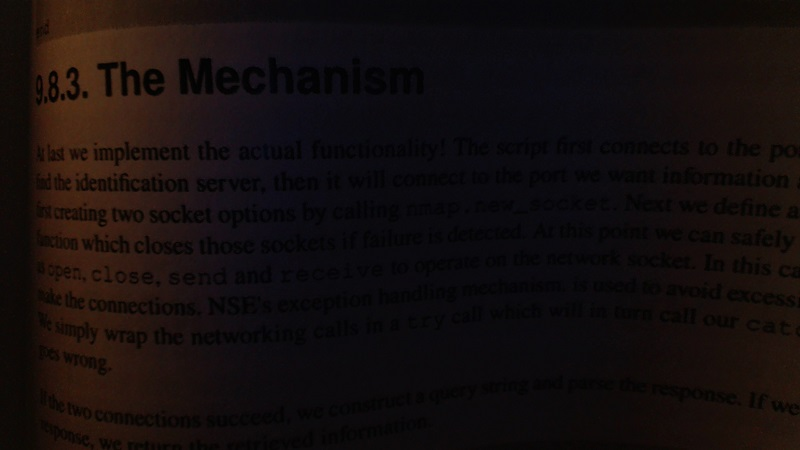
#> input picture OpenCV/Sentdex/drawingOnimg/bookpage.jpg, 800 x 450 px, given in place of the camera
$ python color_filter_webcam.py
#> lines starting #> are read from the running program, lines starting #| are printed output that depends on the picture; after the words box and inside, x2 and y2 are one past the last pixel; in counts of white or black regions, pixels touching at a corner belong together
import cv2
import numpy as np

cap = cv2.VideoCapture(0)

while(1):
    _, frame = cap.read()
#> frame is the input picture: shape (450, 800, 3); mean B, G, R 13.4, 13.6, 20.3
    hsv = cv2.cvtColor(frame, cv2.COLOR_BGR2HSV)
#> hsv: shape (450, 800, 3); mean H, S, V 81.2, 108.8, 21.8

    lower_red = np.array([0, 18, 60])
    upper_red = np.array([20, 255, 255])

    mask = cv2.inRange(hsv, lower_red, upper_red)
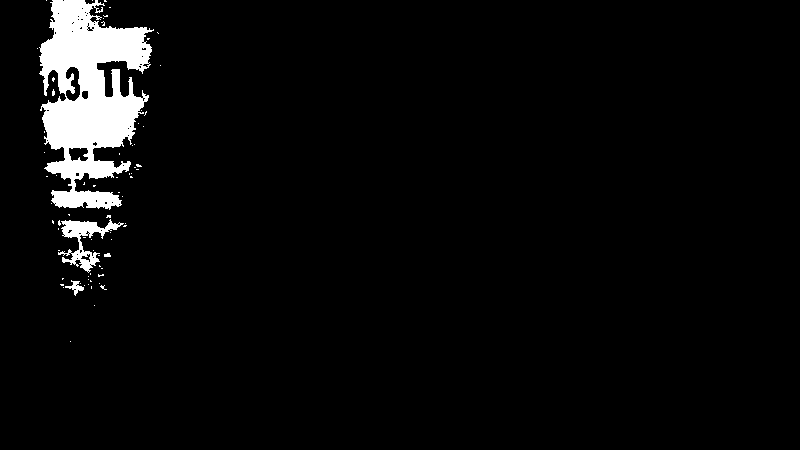
#> mask: shape (450, 800); 4.2% white; 72 white regions (68 under 20 px), largest, box (x1, y1, x2, y2) and area: (39, 0, 154, 210) 13567, (58, 219, 124, 273) 1109, (65, 280, 84, 296) 114, (104, 253, 111, 257) 23
    res = cv2.bitwise_and(frame,frame, mask= mask)
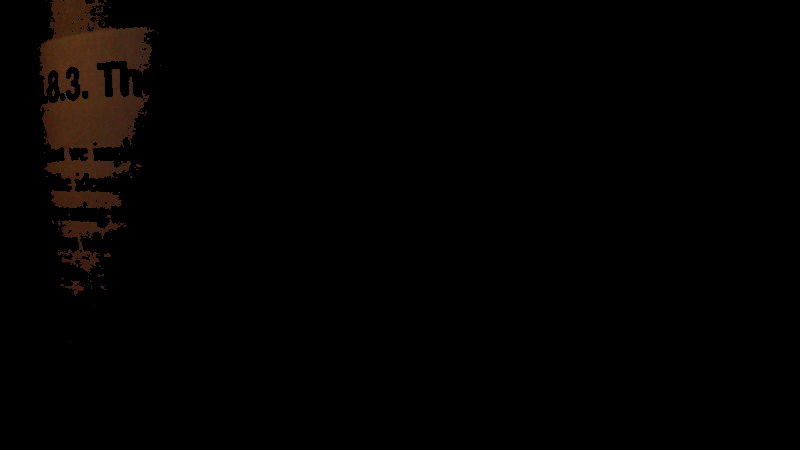
#> res: shape (450, 800, 3); mean B, G, R 0.9, 1.6, 2.9

    cv2.imshow('frame',frame)
    cv2.imshow('mask',mask)
    cv2.imshow('res',res)

    k = cv2.waitKey(5) & 0xFF
#> (key Esc is pressed here)
    if k == 27:
        break

cv2.destroyAllWindows()
cap.release()
